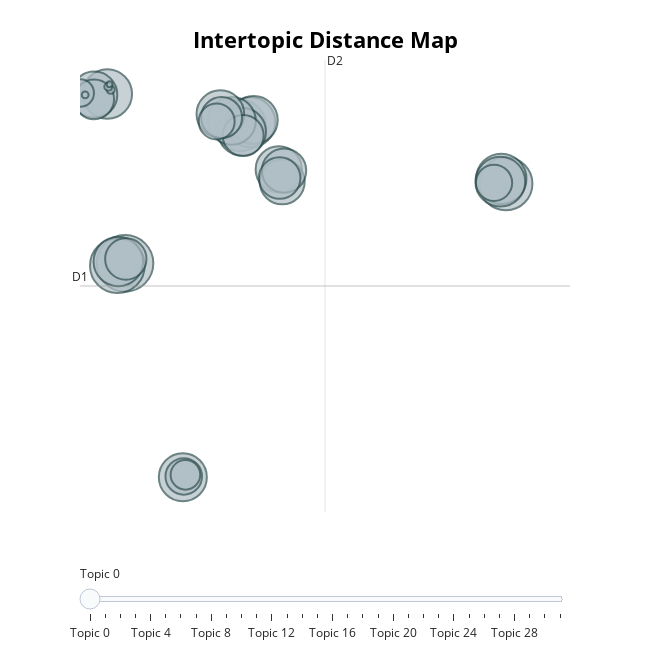

Notebook cell for this chart:
### Markdown cell above
# First, let's create topic model using kmeans

### Code cell
# convert the lyrics to vectors
embedding_model = SentenceTransformer("hiiamsid/sentence_similarity_spanish_es")

topic_model = BERTopic(embedding_model=embedding_model, language="spanish")

# umap for dimensionality reduction
umap_model = UMAP(n_components=5, random_state=42)
# kmeans for clustering, note: param is still called `hdbscan_model` in BERTopic
# using 32 clusters, it is more than the number of genres and also decades
n_clusters = 32
kmeans_model = KMeans(n_clusters=n_clusters, random_state=42)

topic_model = BERTopic(
    embedding_model=embedding_model,
    language="spanish",
    umap_model=umap_model,
    hdbscan_model=kmeans_model  # note: param is still called `hdbscan_model`
)

docs = df['cleaned_lyrics'].tolist()
topics, probs = topic_model.fit_transform(docs)

# Save the model
topic_model.save(f"c:/Users/rmessina/Eli/models/hiiamsid_bertopic_kmeans{n_clusters}_umap_spanish_lyrics")

topic_model.visualize_topics()

# takes 45-50min!

### Figure 1 — Plotly figure (JSON) as saved in the notebook; plotly's stock layout.template omitted (floating-point values rounded to 4 significant figures)
{"data": [{"customdata": [[0, "la | que | me | te | yo", 15194], [1, "la | me | no | que | el", 14213], [2, "el | de | la | en | que", 13318], [3, "no | te | que | me | amor", 12509], [4, "de | la | el | en | los", 12005], [5, "no | que | te | me | lo", 11851], [6, "de | el | la | que | en", 11772], [7, "la | el | en | no | me", 11642], [8, "amor | tu | mi | que | te", 11631], [9, "oh | no | ah | me | na", 11000], [10, "de | el | la | en | que", 10938], [11, "tu | que | te | mi | no", 10922], [12, "no | que | me | de | lo", 10853], [13, "la | de | el | que | no", 10780], [14, "no | que | te | me | ya", 10137], [15, "de | el | que | en | tu", 10106], [16, "que | de | no | la | el", 9595], [17, "que | no | te | me | de", 9322], [18, "no | que | me | de | lo", 8225], [19, "que | te | me | tu | yo", 8126], [20, "que | tu | mi | te | no", 7966], [21, "de | no | que | la | el", 7956], [22, "el | de | la | que | en", 7504], [23, "de | el | en | la | que", 6333], [24, "la | el | de | los | se", 6247], [25, "que | te | me | no | yo", 6145], [26, "de | la | el | en | que", 4162], [27, "dios | tu | señor | jesús | mi", 3607], [28, "bamba | beben | arriba | tú | poca", 303], [29, "bon | adoro | que | amor | queda", 301], [30, "guantanamera | guajira | eres | de | comandante", 225], [31, "bésame | perderte | besame | mucho | vez", 171]], "hovertemplate": "<b>Topic %{customdata[0]}</b><br>%{customdata[1]}<br>Size: %{customdata[2]}", "legendgroup": "", "marker": {"color": "#B0BEC5", "line": {"color": "DarkSlateGrey", "width": 2}, "size": [15194, 14213, 13318, 12509, 12005, 11851, 11772, 11642, 11631, 11000, 10938, 10922, 10853, 10780, 10137, 10106, 9595, 9322, 8225, 8126, 7966, 7956, 7504, 6333, 6247, 6145, 4162, 3607, 303, 301, 225, 171], "sizemode": "area", "sizeref": 9.496, "symbol": "circle"}, "mode": "markers", "name": "", "orientation": "v", "showlegend": false, "type": "scatter", "x": [2.517, 2.097, 23.33, 8.812, 23.08, 9.37, 23.03, 2.15, 1.545, 9.546, 5.676, 8.908, 8.356, 7.725, 10.92, 0.8324, 11.11, 11.21, 10.97, 2.558, 8.972, 7.794, 0.8292, 5.725, 22.68, 7.525, 5.816, 0.06445, 1.732, 1.601, 0.337, 1.674], "xaxis": "x", "y": [-1.01, -1.141, 3.562, 6.905, 3.843, 7.085, 3.677, -0.9019, 8.716, 7.22, -13.29, 6.553, 7.169, 7.563, 4.386, 8.675, 3.672, 4.313, 3.887, -0.7581, 6.334, 7.367, 8.409, -13.24, 3.615, 7.139, -13.15, 8.772, 8.951, 9.129, 8.662, 9.274], "yaxis": "y"}], "layout": {"annotations": [{"showarrow": false, "text": "D1", "x": 0.05478, "y": -2.309, "yshift": 10}, {"showarrow": false, "text": "D2", "x": 13.44, "xshift": 10, "y": 10.66}], "height": 650, "hoverlabel": {"bgcolor": "white", "font": {"family": "Rockwell", "size": 16}}, "legend": {"itemsizing": "constant", "tracegroupgap": 0}, "margin": {"t": 60}, "shapes": [{"line": {"color": "#CFD8DC", "width": 2}, "type": "line", "x0": 13.44, "x1": 13.44, "y0": -15.28, "y1": 10.66}, {"line": {"color": "#9E9E9E", "width": 2}, "type": "line", "x0": 0.05478, "x1": 26.83, "y0": -2.309, "y1": -2.309}], "sliders": [{"active": 0, "pad": {"t": 50}, "steps": [{"args": [{"marker.color": [["red", "#B0BEC5", "#B0BEC5", "#B0BEC5", "#B0BEC5", "#B0BEC5", "#B0BEC5", "#B0BEC5", "#B0BEC5", "#B0BEC5", "#B0BEC5", "#B0BEC5", "#B0BEC5", "#B0BEC5", "#B0BEC5", "#B0BEC5", "#B0BEC5", "#B0BEC5", "#B0BEC5", "#B0BEC5", "#B0BEC5", "#B0BEC5", "#B0BEC5", "#B0BEC5", "#B0BEC5", "#B0BEC5", "#B0BEC5", "#B0BEC5", "#B0BEC5", "#B0BEC5", "#B0BEC5", "#B0BEC5"]]}], "label": "Topic 0", "method": "update"}, {"args": [{"marker.color": [["#B0BEC5", "red", "#B0BEC5", "#B0BEC5", "#B0BEC5", "#B0BEC5", "#B0BEC5", "#B0BEC5", "#B0BEC5", "#B0BEC5", "#B0BEC5", "#B0BEC5", "#B0BEC5", "#B0BEC5", "#B0BEC5", "#B0BEC5", "#B0BEC5", "#B0BEC5", "#B0BEC5", "#B0BEC5", "#B0BEC5", "#B0BEC5", "#B0BEC5", "#B0BEC5", "#B0BEC5", "#B0BEC5", "#B0BEC5", "#B0BEC5", "#B0BEC5", "#B0BEC5", "#B0BEC5", "#B0BEC5"]]}], "label": "Topic 1", "method": "update"}, {"args": [{"marker.color": [["#B0BEC5", "#B0BEC5", "red", "#B0BEC5", "#B0BEC5", "#B0BEC5", "#B0BEC5", "#B0BEC5", "#B0BEC5", "#B0BEC5", "#B0BEC5", "#B0BEC5", "#B0BEC5", "#B0BEC5", "#B0BEC5", "#B0BEC5", "#B0BEC5", "#B0BEC5", "#B0BEC5", "#B0BEC5", "#B0BEC5", "#B0BEC5", "#B0BEC5", "#B0BEC5", "#B0BEC5", "#B0BEC5", "#B0BEC5", "#B0BEC5", "#B0BEC5", "#B0BEC5", "#B0BEC5", "#B0BEC5"]]}], "label": "Topic 2", "method": "update"}, {"args": [{"marker.color": [["#B0BEC5", "#B0BEC5", "#B0BEC5", "red", "#B0BEC5", "#B0BEC5", "#B0BEC5", "#B0BEC5", "#B0BEC5", "#B0BEC5", "#B0BEC5", "#B0BEC5", "#B0BEC5", "#B0BEC5", "#B0BEC5", "#B0BEC5", "#B0BEC5", "#B0BEC5", "#B0BEC5", "#B0BEC5", "#B0BEC5", "#B0BEC5", "#B0BEC5", "#B0BEC5", "#B0BEC5", "#B0BEC5", "#B0BEC5", "#B0BEC5", "#B0BEC5", "#B0BEC5", "#B0BEC5", "#B0BEC5"]]}], "label": "Topic 3", "method": "update"}, {"args": [{"marker.color": [["#B0BEC5", "#B0BEC5", "#B0BEC5", "#B0BEC5", "red", "#B0BEC5", "#B0BEC5", "#B0BEC5", "#B0BEC5", "#B0BEC5", "#B0BEC5", "#B0BEC5", "#B0BEC5", "#B0BEC5", "#B0BEC5", "#B0BEC5", "#B0BEC5", "#B0BEC5", "#B0BEC5", "#B0BEC5", "#B0BEC5", "#B0BEC5", "#B0BEC5", "#B0BEC5", "#B0BEC5", "#B0BEC5", "#B0BEC5", "#B0BEC5", "#B0BEC5", "#B0BEC5", "#B0BEC5", "#B0BEC5"]]}], "label": "Topic 4", "method": "update"}, {"args": [{"marker.color": [["#B0BEC5", "#B0BEC5", "#B0BEC5", "#B0BEC5", "#B0BEC5", "red", "#B0BEC5", "#B0BEC5", "#B0BEC5", "#B0BEC5", "#B0BEC5", "#B0BEC5", "#B0BEC5", "#B0BEC5", "#B0BEC5", "#B0BEC5", "#B0BEC5", "#B0BEC5", "#B0BEC5", "#B0BEC5", "#B0BEC5", "#B0BEC5", "#B0BEC5", "#B0BEC5", "#B0BEC5", "#B0BEC5", "#B0BEC5", "#B0BEC5", "#B0BEC5", "#B0BEC5", "#B0BEC5", "#B0BEC5"]]}], "label": "Topic 5", "method": "update"}, {"args": [{"marker.color": [["#B0BEC5", "#B0BEC5", "#B0BEC5", "#B0BEC5", "#B0BEC5", "#B0BEC5", "red", "#B0BEC5", "#B0BEC5", "#B0BEC5", "#B0BEC5", "#B0BEC5", "#B0BEC5", "#B0BEC5", "#B0BEC5", "#B0BEC5", "#B0BEC5", "#B0BEC5", "#B0BEC5", "#B0BEC5", "#B0BEC5", "#B0BEC5", "#B0BEC5", "#B0BEC5", "#B0BEC5", "#B0BEC5", "#B0BEC5", "#B0BEC5", "#B0BEC5", "#B0BEC5", "#B0BEC5", "#B0BEC5"]]}], "label": "Topic 6", "method": "update"}, {"args": [{"marker.color": [["#B0BEC5", "#B0BEC5", "#B0BEC5", "#B0BEC5", "#B0BEC5", "#B0BEC5", "#B0BEC5", "red", "#B0BEC5", "#B0BEC5", "#B0BEC5", "#B0BEC5", "#B0BEC5", "#B0BEC5", "#B0BEC5", "#B0BEC5", "#B0BEC5", "#B0BEC5", "#B0BEC5", "#B0BEC5", "#B0BEC5", "#B0BEC5", "#B0BEC5", "#B0BEC5", "#B0BEC5", "#B0BEC5", "#B0BEC5", "#B0BEC5", "#B0BEC5", "#B0BEC5", "#B0BEC5", "#B0BEC5"]]}], "label": "Topic 7", "method": "update"}, {"args": [{"marker.color": [["#B0BEC5", "#B0BEC5", "#B0BEC5", "#B0BEC5", "#B0BEC5", "#B0BEC5", "#B0BEC5", "#B0BEC5", "red", "#B0BEC5", "#B0BEC5", "#B0BEC5", "#B0BEC5", "#B0BEC5", "#B0BEC5", "#B0BEC5", "#B0BEC5", "#B0BEC5", "#B0BEC5", "#B0BEC5", "#B0BEC5", "#B0BEC5", "#B0BEC5", "#B0BEC5", "#B0BEC5", "#B0BEC5", "#B0BEC5", "#B0BEC5", "#B0BEC5", "#B0BEC5", "#B0BEC5", "#B0BEC5"]]}], "label": "Topic 8", "method": "update"}, {"args": [{"marker.color": [["#B0BEC5", "#B0BEC5", "#B0BEC5", "#B0BEC5", "#B0BEC5", "#B0BEC5", "#B0BEC5", "#B0BEC5", "#B0BEC5", "red", "#B0BEC5", "#B0BEC5", "#B0BEC5", "#B0BEC5", "#B0BEC5", "#B0BEC5", "#B0BEC5", "#B0BEC5", "#B0BEC5", "#B0BEC5", "#B0BEC5", "#B0BEC5", "#B0BEC5", "#B0BEC5", "#B0BEC5", "#B0BEC5", "#B0BEC5", "#B0BEC5", "#B0BEC5", "#B0BEC5", "#B0BEC5", "#B0BEC5"]]}], "label": "Topic 9", "method": "update"}, {"args": [{"marker.color": [["#B0BEC5", "#B0BEC5", "#B0BEC5", "#B0BEC5", "#B0BEC5", "#B0BEC5", "#B0BEC5", "#B0BEC5", "#B0BEC5", "#B0BEC5", "red", "#B0BEC5", "#B0BEC5", "#B0BEC5", "#B0BEC5", "#B0BEC5", "#B0BEC5", "#B0BEC5", "#B0BEC5", "#B0BEC5", "#B0BEC5", "#B0BEC5", "#B0BEC5", "#B0BEC5", "#B0BEC5", "#B0BEC5", "#B0BEC5", "#B0BEC5", "#B0BEC5", "#B0BEC5", "#B0BEC5", "#B0BEC5"]]}], "label": "Topic 10", "method": "update"}, {"args": [{"marker.color": [["#B0BEC5", "#B0BEC5", "#B0BEC5", "#B0BEC5", "#B0BEC5", "#B0BEC5", "#B0BEC5", "#B0BEC5", "#B0BEC5", "#B0BEC5", "#B0BEC5", "red", "#B0BEC5", "#B0BEC5", "#B0BEC5", "#B0BEC5", "#B0BEC5", "#B0BEC5", "#B0BEC5", "#B0BEC5", "#B0BEC5", "#B0BEC5", "#B0BEC5", "#B0BEC5", "#B0BEC5", "#B0BEC5", "#B0BEC5", "#B0BEC5", "#B0BEC5", "#B0BEC5", "#B0BEC5", "#B0BEC5"]]}], "label": "Topic 11", "method": "update"}, {"args": [{"marker.color": [["#B0BEC5", "#B0BEC5", "#B0BEC5", "#B0BEC5", "#B0BEC5", "#B0BEC5", "#B0BEC5", "#B0BEC5", "#B0BEC5", "#B0BEC5", "#B0BEC5", "#B0BEC5", "red", "#B0BEC5", "#B0BEC5", "#B0BEC5", "#B0BEC5", "#B0BEC5", "#B0BEC5", "#B0BEC5", "#B0BEC5", "#B0BEC5", "#B0BEC5", "#B0BEC5", "#B0BEC5", "#B0BEC5", "#B0BEC5", "#B0BEC5", "#B0BEC5", "#B0BEC5", "#B0BEC5", "#B0BEC5"]]}], "label": "Topic 12", "method": "update"}, {"args": [{"marker.color": [["#B0BEC5", "#B0BEC5", "#B0BEC5", "#B0BEC5", "#B0BEC5", "#B0BEC5", "#B0BEC5", "#B0BEC5", "#B0BEC5", "#B0BEC5", "#B0BEC5", "#B0BEC5", "#B0BEC5", "red", "#B0BEC5", "#B0BEC5", "#B0BEC5", "#B0BEC5", "#B0BEC5", "#B0BEC5", "#B0BEC5", "#B0BEC5", "#B0BEC5", "#B0BEC5", "#B0BEC5", "#B0BEC5", "#B0BEC5", "#B0BEC5", "#B0BEC5", "#B0BEC5", "#B0BEC5", "#B0BEC5"]]}], "label": "Topic 13", "method": "update"}, {"args": [{"marker.color": [["#B0BEC5", "#B0BEC5", "#B0BEC5", "#B0BEC5", "#B0BEC5", "#B0BEC5", "#B0BEC5", "#B0BEC5", "#B0BEC5", "#B0BEC5", "#B0BEC5", "#B0BEC5", "#B0BEC5", "#B0BEC5", "red", "#B0BEC5", "#B0BEC5", "#B0BEC5", "#B0BEC5", "#B0BEC5", "#B0BEC5", "#B0BEC5", "#B0BEC5", "#B0BEC5", "#B0BEC5", "#B0BEC5", "#B0BEC5", "#B0BEC5", "#B0BEC5", "#B0BEC5", "#B0BEC5", "#B0BEC5"]]}], "label": "Topic 14", "method": "update"}, {"args": [{"marker.color": [["#B0BEC5", "#B0BEC5", "#B0BEC5", "#B0BEC5", "#B0BEC5", "#B0BEC5", "#B0BEC5", "#B0BEC5", "#B0BEC5", "#B0BEC5", "#B0BEC5", "#B0BEC5", "#B0BEC5", "#B0BEC5", "#B0BEC5", "red", "#B0BEC5", "#B0BEC5", "#B0BEC5", "#B0BEC5", "#B0BEC5", "#B0BEC5", "#B0BEC5", "#B0BEC5", "#B0BEC5", "#B0BEC5", "#B0BEC5", "#B0BEC5", "#B0BEC5", "#B0BEC5", "#B0BEC5", "#B0BEC5"]]}], "label": "Topic 15", "method": "update"}, {"args": [{"marker.color": [["#B0BEC5", "#B0BEC5", "#B0BEC5", "#B0BEC5", "#B0BEC5", "#B0BEC5", "#B0BEC5", "#B0BEC5", "#B0BEC5", "#B0BEC5", "#B0BEC5", "#B0BEC5", "#B0BEC5", "#B0BEC5", "#B0BEC5", "#B0BEC5", "red", "#B0BEC5", "#B0BEC5", "#B0BEC5", "#B0BEC5", "#B0BEC5", "#B0BEC5", "#B0BEC5", "#B0BEC5", "#B0BEC5", "#B0BEC5", "#B0BEC5", "#B0BEC5", "#B0BEC5", "#B0BEC5", "#B0BEC5"]]}], "label": "Topic 16", "method": "update"}, {"args": [{"marker.color": [["#B0BEC5", "#B0BEC5", "#B0BEC5", "#B0BEC5", "#B0BEC5", "#B0BEC5", "#B0BEC5", "#B0BEC5", "#B0BEC5", "#B0BEC5", "#B0BEC5", "#B0BEC5", "#B0BEC5", "#B0BEC5", "#B0BEC5", "#B0BEC5", "#B0BEC5", "red", "#B0BEC5", "#B0BEC5", "#B0BEC5", "#B0BEC5", "#B0BEC5", "#B0BEC5", "#B0BEC5", "#B0BEC5", "#B0BEC5", "#B0BEC5", "#B0BEC5", "#B0BEC5", "#B0BEC5", "#B0BEC5"]]}], "label": "Topic 17", "method": "update"}, {"args": [{"marker.color": [["#B0BEC5", "#B0BEC5", "#B0BEC5", "#B0BEC5", "#B0BEC5", "#B0BEC5", "#B0BEC5", "#B0BEC5", "#B0BEC5", "#B0BEC5", "#B0BEC5", "#B0BEC5", "#B0BEC5", "#B0BEC5", "#B0BEC5", "#B0BEC5", "#B0BEC5", "#B0BEC5", "red", "#B0BEC5", "#B0BEC5", "#B0BEC5", "#B0BEC5", "#B0BEC5", "#B0BEC5", "#B0BEC5", "#B0BEC5", "#B0BEC5", "#B0BEC5", "#B0BEC5", "#B0BEC5", "#B0BEC5"]]}], "label": "Topic 18", "method": "update"}, {"args": [{"marker.color": [["#B0BEC5", "#B0BEC5", "#B0BEC5", "#B0BEC5", "#B0BEC5", "#B0BEC5", "#B0BEC5", "#B0BEC5", "#B0BEC5", "#B0BEC5", "#B0BEC5", "#B0BEC5", "#B0BEC5", "#B0BEC5", "#B0BEC5", "#B0BEC5", "#B0BEC5", "#B0BEC5", "#B0BEC5", "red", "#B0BEC5", "#B0BEC5", "#B0BEC5", "#B0BEC5", "#B0BEC5", "#B0BEC5", "#B0BEC5", "#B0BEC5", "#B0BEC5", "#B0BEC5", "#B0BEC5", "#B0BEC5"]]}], "label": "Topic 19", "method": "update"}, {"args": [{"marker.color": [["#B0BEC5", "#B0BEC5", "#B0BEC5", "#B0BEC5", "#B0BEC5", "#B0BEC5", "#B0BEC5", "#B0BEC5", "#B0BEC5", "#B0BEC5", "#B0BEC5", "#B0BEC5", "#B0BEC5", "#B0BEC5", "#B0BEC5", "#B0BEC5", "#B0BEC5", "#B0BEC5", "#B0BEC5", "#B0BEC5", "red", "#B0BEC5", "#B0BEC5", "#B0BEC5", "#B0BEC5", "#B0BEC5", "#B0BEC5", "#B0BEC5", "#B0BEC5", "#B0BEC5", "#B0BEC5", "#B0BEC5"]]}], "label": "Topic 20", "method": "update"}, {"args": [{"marker.color": [["#B0BEC5", "#B0BEC5", "#B0BEC5", "#B0BEC5", "#B0BEC5", "#B0BEC5", "#B0BEC5", "#B0BEC5", "#B0BEC5", "#B0BEC5", "#B0BEC5", "#B0BEC5", "#B0BEC5", "#B0BEC5", "#B0BEC5", "#B0BEC5", "#B0BEC5", "#B0BEC5", "#B0BEC5", "#B0BEC5", "#B0BEC5", "red", "#B0BEC5", "#B0BEC5", "#B0BEC5", "#B0BEC5", "#B0BEC5", "#B0BEC5", "#B0BEC5", "#B0BEC5", "#B0BEC5", "#B0BEC5"]]}], "label": "Topic 21", "method": "update"}, {"args": [{"marker.color": [["#B0BEC5", "#B0BEC5", "#B0BEC5", "#B0BEC5", "#B0BEC5", "#B0BEC5", "#B0BEC5", "#B0BEC5", "#B0BEC5", "#B0BEC5", "#B0BEC5", "#B0BEC5", "#B0BEC5", "#B0BEC5", "#B0BEC5", "#B0BEC5", "#B0BEC5", "#B0BEC5", "#B0BEC5", "#B0BEC5", "#B0BEC5", "#B0BEC5", "red", "#B0BEC5", "#B0BEC5", "#B0BEC5", "#B0BEC5", "#B0BEC5", "#B0BEC5", "#B0BEC5", "#B0BEC5", "#B0BEC5"]]}], "label": "Topic 22", "method": "update"}, {"args": [{"marker.color": [["#B0BEC5", "#B0BEC5", "#B0BEC5", "#B0BEC5", "#B0BEC5", "#B0BEC5", "#B0BEC5", "#B0BEC5", "#B0BEC5", "#B0BEC5", "#B0BEC5", "#B0BEC5", "#B0BEC5", "#B0BEC5", "#B0BEC5", "#B0BEC5", "#B0BEC5", "#B0BEC5", "#B0BEC5", "#B0BEC5", "#B0BEC5", "#B0BEC5", "#B0BEC5", "red", "#B0BEC5", "#B0BEC5", "#B0BEC5", "#B0BEC5", "#B0BEC5", "#B0BEC5", "#B0BEC5", "#B0BEC5"]]}], "label": "Topic 23", "method": "update"}, {"args": [{"marker.color": [["#B0BEC5", "#B0BEC5", "#B0BEC5", "#B0BEC5", "#B0BEC5", "#B0BEC5", "#B0BEC5", "#B0BEC5", "#B0BEC5", "#B0BEC5", "#B0BEC5", "#B0BEC5", "#B0BEC5", "#B0BEC5", "#B0BEC5", "#B0BEC5", "#B0BEC5", "#B0BEC5", "#B0BEC5", "#B0BEC5", "#B0BEC5", "#B0BEC5", "#B0BEC5", "#B0BEC5", "red", "#B0BEC5", "#B0BEC5", "#B0BEC5", "#B0BEC5", "#B0BEC5", "#B0BEC5", "#B0BEC5"]]}], "label": "Topic 24", "method": "update"}, {"args": [{"marker.color": [["#B0BEC5", "#B0BEC5", "#B0BEC5", "#B0BEC5", "#B0BEC5", "#B0BEC5", "#B0BEC5", "#B0BEC5", "#B0BEC5", "#B0BEC5", "#B0BEC5", "#B0BEC5", "#B0BEC5", "#B0BEC5", "#B0BEC5", "#B0BEC5", "#B0BEC5", "#B0BEC5", "#B0BEC5", "#B0BEC5", "#B0BEC5", "#B0BEC5", "#B0BEC5", "#B0BEC5", "#B0BEC5", "red", "#B0BEC5", "#B0BEC5", "#B0BEC5", "#B0BEC5", "#B0BEC5", "#B0BEC5"]]}], "label": "Topic 25", "method": "update"}, {"args": [{"marker.color": [["#B0BEC5", "#B0BEC5", "#B0BEC5", "#B0BEC5", "#B0BEC5", "#B0BEC5", "#B0BEC5", "#B0BEC5", "#B0BEC5", "#B0BEC5", "#B0BEC5", "#B0BEC5", "#B0BEC5", "#B0BEC5", "#B0BEC5", "#B0BEC5", "#B0BEC5", "#B0BEC5", "#B0BEC5", "#B0BEC5", "#B0BEC5", "#B0BEC5", "#B0BEC5", "#B0BEC5", "#B0BEC5", "#B0BEC5", "red", "#B0BEC5", "#B0BEC5", "#B0BEC5", "#B0BEC5", "#B0BEC5"]]}], "label": "Topic 26", "method": "update"}, {"args": [{"marker.color": [["#B0BEC5", "#B0BEC5", "#B0BEC5", "#B0BEC5", "#B0BEC5", "#B0BEC5", "#B0BEC5", "#B0BEC5", "#B0BEC5", "#B0BEC5", "#B0BEC5", "#B0BEC5", "#B0BEC5", "#B0BEC5", "#B0BEC5", "#B0BEC5", "#B0BEC5", "#B0BEC5", "#B0BEC5", "#B0BEC5", "#B0BEC5", "#B0BEC5", "#B0BEC5", "#B0BEC5", "#B0BEC5", "#B0BEC5", "#B0BEC5", "red", "#B0BEC5", "#B0BEC5", "#B0BEC5", "#B0BEC5"]]}], "label": "Topic 27", "method": "update"}, {"args": [{"marker.color": [["#B0BEC5", "#B0BEC5", "#B0BEC5", "#B0BEC5", "#B0BEC5", "#B0BEC5", "#B0BEC5", "#B0BEC5", "#B0BEC5", "#B0BEC5", "#B0BEC5", "#B0BEC5", "#B0BEC5", "#B0BEC5", "#B0BEC5", "#B0BEC5", "#B0BEC5", "#B0BEC5", "#B0BEC5", "#B0BEC5", "#B0BEC5", "#B0BEC5", "#B0BEC5", "#B0BEC5", "#B0BEC5", "#B0BEC5", "#B0BEC5", "#B0BEC5", "red", "#B0BEC5", "#B0BEC5", "#B0BEC5"]]}], "label": "Topic 28", "method": "update"}, {"args": [{"marker.color": [["#B0BEC5", "#B0BEC5", "#B0BEC5", "#B0BEC5", "#B0BEC5", "#B0BEC5", "#B0BEC5", "#B0BEC5", "#B0BEC5", "#B0BEC5", "#B0BEC5", "#B0BEC5", "#B0BEC5", "#B0BEC5", "#B0BEC5", "#B0BEC5", "#B0BEC5", "#B0BEC5", "#B0BEC5", "#B0BEC5", "#B0BEC5", "#B0BEC5", "#B0BEC5", "#B0BEC5", "#B0BEC5", "#B0BEC5", "#B0BEC5", "#B0BEC5", "#B0BEC5", "red", "#B0BEC5", "#B0BEC5"]]}], "label": "Topic 29", "method": "update"}, {"args": [{"marker.color": [["#B0BEC5", "#B0BEC5", "#B0BEC5", "#B0BEC5", "#B0BEC5", "#B0BEC5", "#B0BEC5", "#B0BEC5", "#B0BEC5", "#B0BEC5", "#B0BEC5", "#B0BEC5", "#B0BEC5", "#B0BEC5", "#B0BEC5", "#B0BEC5", "#B0BEC5", "#B0BEC5", "#B0BEC5", "#B0BEC5", "#B0BEC5", "#B0BEC5", "#B0BEC5", "#B0BEC5", "#B0BEC5", "#B0BEC5", "#B0BEC5", "#B0BEC5", "#B0BEC5", "#B0BEC5", "red", "#B0BEC5"]]}], "label": "Topic 30", "method": "update"}, {"args": [{"marker.color": [["#B0BEC5", "#B0BEC5", "#B0BEC5", "#B0BEC5", "#B0BEC5", "#B0BEC5", "#B0BEC5", "#B0BEC5", "#B0BEC5", "#B0BEC5", "#B0BEC5", "#B0BEC5", "#B0BEC5", "#B0BEC5", "#B0BEC5", "#B0BEC5", "#B0BEC5", "#B0BEC5", "#B0BEC5", "#B0BEC5", "#B0BEC5", "#B0BEC5", "#B0BEC5", "#B0BEC5", "#B0BEC5", "#B0BEC5", "#B0BEC5", "#B0BEC5", "#B0BEC5", "#B0BEC5", "#B0BEC5", "red"]]}], "label": "Topic 31", "method": "update"}]}], "title": {"font": {"color": "Black", "size": 22}, "text": "<b>Intertopic Distance Map</b>", "x": 0.5, "xanchor": "center", "y": 0.95, "yanchor": "top"}, "width": 650, "xaxis": {"anchor": "y", "domain": [0, 1], "range": [0.05478, 26.83], "title": {"text": ""}, "visible": false}, "yaxis": {"anchor": "x", "domain": [0, 1], "range": [-15.28, 10.66], "title": {"text": ""}, "visible": false}}}
